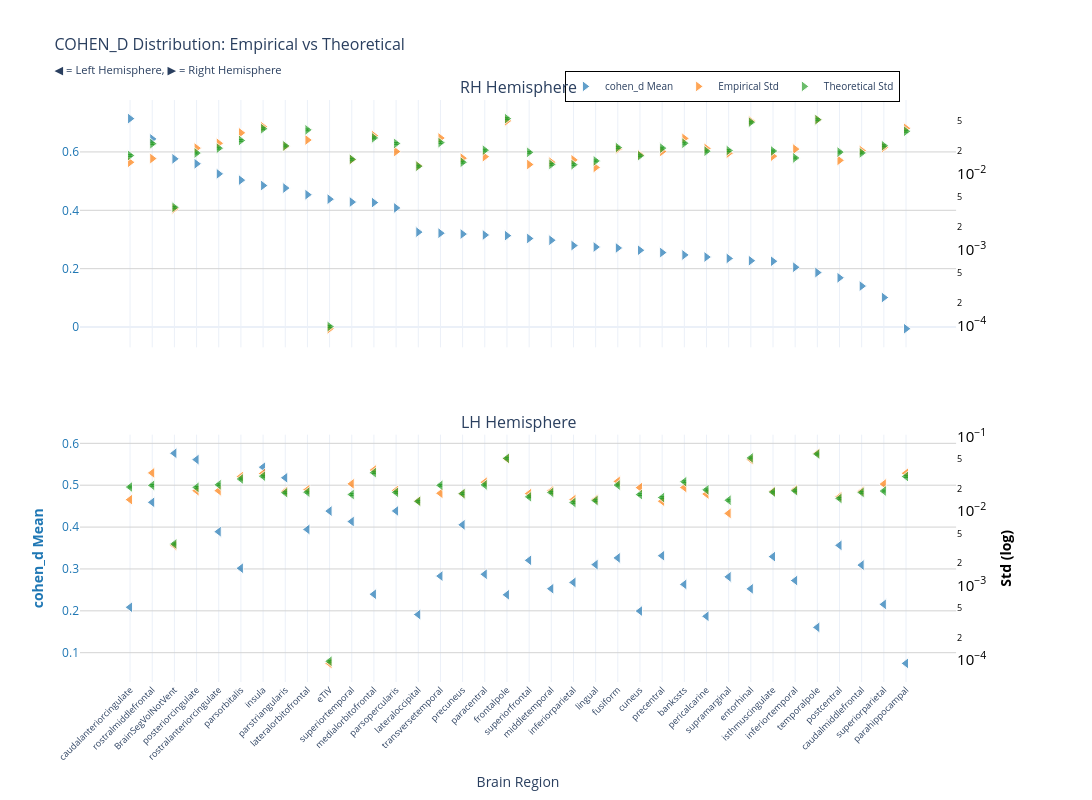
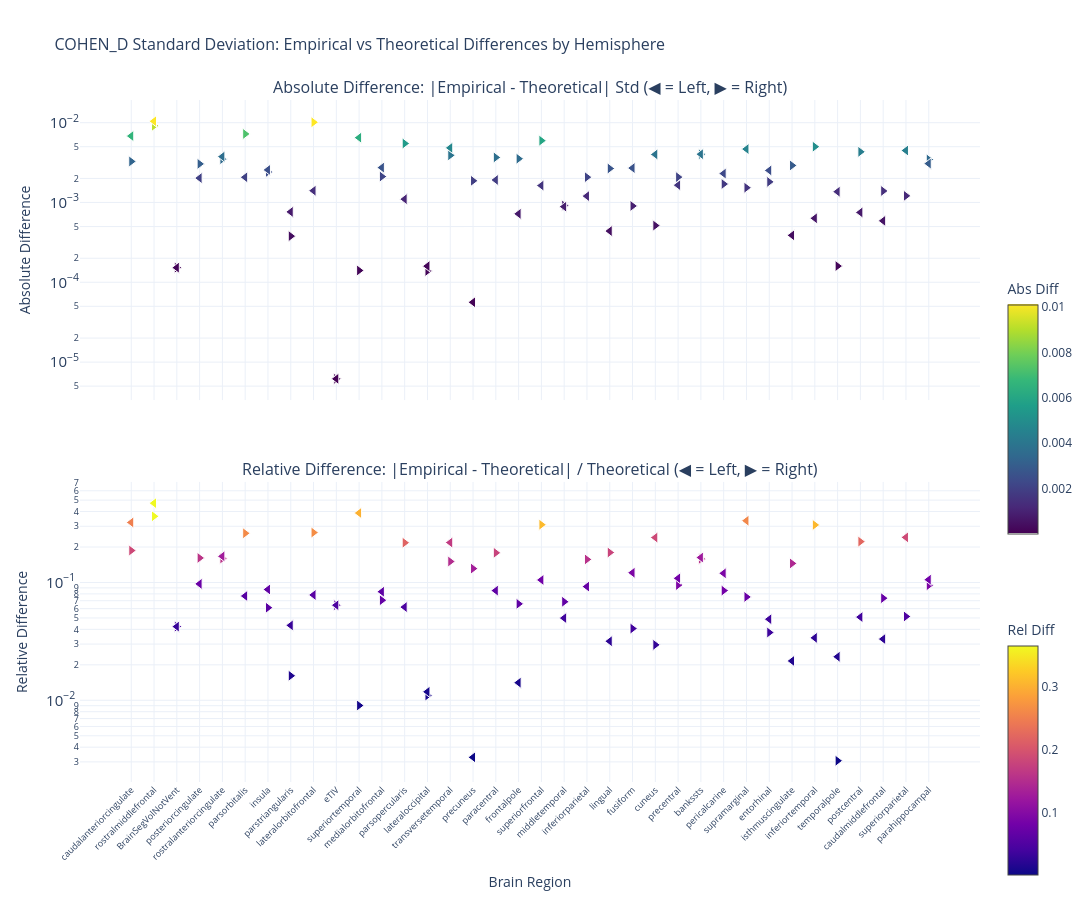

The notebook cell saved with these charts, in order:
### Markdown cell above
### p-value

### Code cell
nu_nav = df_npvr[(df_npvr["timepoint"] == "baseline") & (df_npvr["group"] == "HC-PD")]
data_path = stats_dir / f"cohen_d_baseline_{METRIC}.parquet"
df, stats = get_test_stats(
    data_path,
    stat_functions_F,
    nu_nav,
    hemisphere=True,
    study="baseline",
    raw_values=True,
)
show_figure(
    stats, hemisphere=True, stat_name="cohen_d", study="baseline", metric=METRIC
)

### Figure 1 — Plotly figure (JSON) as saved in the notebook; plotly's stock layout.template omitted (floating-point values rounded to 4 significant figures)
{"data": [{"hovertemplate": "<b>%{x}</b><br>Mean cohen_d: %{y:.2f}<br><extra></extra>", "legendgroup": "mean", "marker": {"color": "#1f77b4", "line": {"color": "white", "width": 1}, "opacity": 0.7, "size": 10, "symbol": "triangle-right"}, "mode": "markers", "name": "cohen_d Mean", "showlegend": true, "type": "scatter", "x": ["caudalanteriorcingulate", "rostralmiddlefrontal", "BrainSegVolNotVent", "posteriorcingulate", "rostralanteriorcingulate", "parsorbitalis", "insula", "parstriangularis", "lateralorbitofrontal", "eTIV", "superiortemporal", "medialorbitofrontal", "parsopercularis", "lateraloccipital", "transversetemporal", "precuneus", "paracentral", "frontalpole", "superiorfrontal", "middletemporal", "inferiorparietal", "lingual", "fusiform", "cuneus", "precentral", "bankssts", "pericalcarine", "supramarginal", "entorhinal", "isthmuscingulate", "inferiortemporal", "temporalpole", "postcentral", "caudalmiddlefrontal", "superiorparietal", "parahippocampal"], "xaxis": "x", "y": [0.7142, 0.6446, 0.5763, 0.5594, 0.5249, 0.5034, 0.4848, 0.4762, 0.4535, 0.4382, 0.4283, 0.4265, 0.4081, 0.3252, 0.3216, 0.3186, 0.3153, 0.3132, 0.3035, 0.2974, 0.2792, 0.2742, 0.2709, 0.2631, 0.2551, 0.247, 0.2399, 0.2351, 0.2273, 0.2254, 0.205, 0.1866, 0.1688, 0.1403, 0.1011, -0.005829], "yaxis": "y"}, {"hovertemplate": "<b>%{x}</b><br>Empirical Std: %{y:.3f}<br><extra></extra>", "legendgroup": "empirical", "marker": {"color": "#ff7f0e", "line": {"color": "white", "width": 1}, "opacity": 0.7, "size": 10, "symbol": "triangle-right"}, "mode": "markers", "name": "Empirical Std", "showlegend": true, "type": "scatter", "x": ["caudalanteriorcingulate", "rostralmiddlefrontal", "BrainSegVolNotVent", "posteriorcingulate", "rostralanteriorcingulate", "parsorbitalis", "insula", "parstriangularis", "lateralorbitofrontal", "eTIV", "superiortemporal", "medialorbitofrontal", "parsopercularis", "lateraloccipital", "transversetemporal", "precuneus", "paracentral", "frontalpole", "superiorfrontal", "middletemporal", "inferiorparietal", "lingual", "fusiform", "cuneus", "precentral", "bankssts", "pericalcarine", "supramarginal", "entorhinal", "isthmuscingulate", "inferiortemporal", "temporalpole", "postcentral", "caudalmiddlefrontal", "superiorparietal", "parahippocampal"], "xaxis": "x", "y": [0.01424, 0.01594, 0.003462, 0.0219, 0.02535, 0.03485, 0.0419, 0.02306, 0.02803, 9.012e-05, 0.01543, 0.03201, 0.01973, 0.01277, 0.02978, 0.01612, 0.01689, 0.05018, 0.0133, 0.01427, 0.01531, 0.01218, 0.02138, 0.01791, 0.01981, 0.02943, 0.02167, 0.0188, 0.04999, 0.01715, 0.02125, 0.05187, 0.01509, 0.02033, 0.02233, 0.03998], "yaxis": "y2"}, {"error_y": {"array": [0.0004904, 0.0007027, 0.0001013, 0.0005284, 0.0006122, 0.0007741, 0.001106, 0.0006568, 0.001069, 2.698e-06, 0.0004363, 0.0008376, 0.0007064, 0.000354, 0.0007252, 0.0003993, 0.0005761, 0.001505, 0.0005394, 0.0003742, 0.0003708, 0.000416, 0.0006243, 0.0004875, 0.0006131, 0.0007118, 0.0005594, 0.0005697, 0.00135, 0.0005622, 0.0004552, 0.001458, 0.0005435, 0.0005305, 0.0006596, 0.001023], "arrayminus": [0.0004768, 0.0006832, 9.848e-05, 0.0005137, 0.0005953, 0.0007526, 0.001076, 0.0006386, 0.001039, 2.623e-06, 0.0004242, 0.0008143, 0.0006869, 0.0003442, 0.0007051, 0.0003882, 0.0005601, 0.001463, 0.0005245, 0.0003639, 0.0003605, 0.0004044, 0.000607, 0.0004739, 0.0005962, 0.0006921, 0.0005439, 0.0005539, 0.001313, 0.0005466, 0.0004426, 0.001417, 0.0005284, 0.0005158, 0.0006413, 0.0009948], "color": "#2ca02c", "thickness": 1, "type": "data", "visible": true, "width": 2}, "hovertemplate": "<b>%{x}</b><br>Theoretical Std: %{y:.3f}<br><extra></extra>", "legendgroup": "theoretical", "marker": {"color": "#2ca02c", "line": {"color": "white", "width": 1}, "opacity": 0.7, "size": 10, "symbol": "triangle-right"}, "mode": "markers", "name": "Theoretical Std", "showlegend": true, "type": "scatter", "x": ["caudalanteriorcingulate", "rostralmiddlefrontal", "BrainSegVolNotVent", "posteriorcingulate", "rostralanteriorcingulate", "parsorbitalis", "insula", "parstriangularis", "lateralorbitofrontal", "eTIV", "superiortemporal", "medialorbitofrontal", "parsopercularis", "lateraloccipital", "transversetemporal", "precuneus", "paracentral", "frontalpole", "superiorfrontal", "middletemporal", "inferiorparietal", "lingual", "fusiform", "cuneus", "precentral", "bankssts", "pericalcarine", "supramarginal", "entorhinal", "isthmuscingulate", "inferiortemporal", "temporalpole", "postcentral", "caudalmiddlefrontal", "superiorparietal", "parahippocampal"], "xaxis": "x", "y": [0.0175, 0.02508, 0.003615, 0.01886, 0.02185, 0.02763, 0.03949, 0.02344, 0.03815, 9.63e-05, 0.01557, 0.02989, 0.02521, 0.01263, 0.02588, 0.01425, 0.02056, 0.05371, 0.01925, 0.01336, 0.01323, 0.01485, 0.02228, 0.0174, 0.02188, 0.02541, 0.01997, 0.02033, 0.04818, 0.02007, 0.01625, 0.05203, 0.0194, 0.01894, 0.02354, 0.03652], "yaxis": "y2"}, {"hovertemplate": "<b>%{x}</b><br>Mean cohen_d: %{y:.2f}<br><extra></extra>", "legendgroup": "mean", "marker": {"color": "#1f77b4", "line": {"color": "white", "width": 1}, "opacity": 0.7, "size": 10, "symbol": "triangle-left"}, "mode": "markers", "name": "cohen_d Mean", "showlegend": false, "type": "scatter", "x": ["BrainSegVolNotVent", "posteriorcingulate", "insula", "parstriangularis", "rostralmiddlefrontal", "parsopercularis", "eTIV", "superiortemporal", "precuneus", "lateralorbitofrontal", "rostralanteriorcingulate", "postcentral", "precentral", "isthmuscingulate", "fusiform", "superiorfrontal", "lingual", "caudalmiddlefrontal", "parsorbitalis", "paracentral", "transversetemporal", "supramarginal", "inferiortemporal", "inferiorparietal", "bankssts", "middletemporal", "entorhinal", "medialorbitofrontal", "frontalpole", "superiorparietal", "caudalanteriorcingulate", "cuneus", "lateraloccipital", "pericalcarine", "temporalpole", "parahippocampal"], "xaxis": "x2", "y": [0.5763, 0.5611, 0.5431, 0.5178, 0.4591, 0.4385, 0.4382, 0.4132, 0.4054, 0.3944, 0.389, 0.3563, 0.3316, 0.3295, 0.3264, 0.3206, 0.3103, 0.3093, 0.3018, 0.2874, 0.283, 0.2811, 0.2723, 0.2679, 0.2632, 0.2528, 0.2525, 0.2397, 0.2383, 0.2155, 0.2085, 0.1994, 0.1911, 0.187, 0.1605, 0.0745], "yaxis": "y3"}, {"hovertemplate": "<b>%{x}</b><br>Empirical Std: %{y:.3f}<br><extra></extra>", "legendgroup": "empirical", "marker": {"color": "#ff7f0e", "line": {"color": "white", "width": 1}, "opacity": 0.7, "size": 10, "symbol": "triangle-left"}, "mode": "markers", "name": "Empirical Std", "showlegend": false, "type": "scatter", "x": ["BrainSegVolNotVent", "posteriorcingulate", "insula", "parstriangularis", "rostralmiddlefrontal", "parsopercularis", "eTIV", "superiortemporal", "precuneus", "lateralorbitofrontal", "rostralanteriorcingulate", "postcentral", "precentral", "isthmuscingulate", "fusiform", "superiorfrontal", "lingual", "caudalmiddlefrontal", "parsorbitalis", "paracentral", "transversetemporal", "supramarginal", "inferiortemporal", "inferiorparietal", "bankssts", "middletemporal", "entorhinal", "medialorbitofrontal", "frontalpole", "superiorparietal", "caudalanteriorcingulate", "cuneus", "lateraloccipital", "pericalcarine", "temporalpole", "parahippocampal"], "xaxis": "x2", "y": [0.003462, 0.01877, 0.03191, 0.0184, 0.03254, 0.01892, 9.012e-05, 0.02318, 0.01708, 0.01933, 0.01877, 0.01553, 0.01355, 0.01835, 0.02503, 0.01714, 0.01427, 0.01838, 0.02903, 0.02437, 0.01733, 0.009302, 0.01936, 0.01423, 0.02073, 0.01868, 0.04918, 0.0355, 0.05033, 0.02304, 0.01423, 0.02064, 0.01367, 0.01695, 0.05967, 0.03214], "yaxis": "y4"}, {"error_y": {"array": [0.0001013, 0.0005826, 0.0008224, 0.000494, 0.0006198, 0.0004994, 2.698e-06, 0.0004677, 0.0004801, 0.0005024, 0.0006311, 0.0004141, 0.0004257, 0.0005033, 0.0006255, 0.0004346, 0.0003874, 0.0004984, 0.0007554, 0.0006291, 0.0006209, 0.0003915, 0.0005246, 0.0003651, 0.0006936, 0.0004985, 0.001449, 0.000918, 0.00143, 0.0005201, 0.0005891, 0.0004663, 0.0003785, 0.0005393, 0.001634, 0.0008145], "arrayminus": [9.848e-05, 0.0005664, 0.0007996, 0.0004804, 0.0006026, 0.0004855, 2.623e-06, 0.0004548, 0.0004668, 0.0004884, 0.0006136, 0.0004026, 0.0004139, 0.0004893, 0.0006082, 0.0004226, 0.0003767, 0.0004846, 0.0007344, 0.0006116, 0.0006037, 0.0003806, 0.0005101, 0.000355, 0.0006744, 0.0004847, 0.001409, 0.0008925, 0.001391, 0.0005057, 0.0005727, 0.0004533, 0.000368, 0.0005244, 0.001588, 0.000792], "color": "#2ca02c", "thickness": 1, "type": "data", "visible": true, "width": 2}, "hovertemplate": "<b>%{x}</b><br>Theoretical Std: %{y:.3f}<br><extra></extra>", "legendgroup": "theoretical", "marker": {"color": "#2ca02c", "line": {"color": "white", "width": 1}, "opacity": 0.7, "size": 10, "symbol": "triangle-left"}, "mode": "markers", "name": "Theoretical Std", "showlegend": false, "type": "scatter", "x": ["BrainSegVolNotVent", "posteriorcingulate", "insula", "parstriangularis", "rostralmiddlefrontal", "parsopercularis", "eTIV", "superiortemporal", "precuneus", "lateralorbitofrontal", "rostralanteriorcingulate", "postcentral", "precentral", "isthmuscingulate", "fusiform", "superiorfrontal", "lingual", "caudalmiddlefrontal", "parsorbitalis", "paracentral", "transversetemporal", "supramarginal", "inferiortemporal", "inferiorparietal", "bankssts", "middletemporal", "entorhinal", "medialorbitofrontal", "frontalpole", "superiorparietal", "caudalanteriorcingulate", "cuneus", "lateraloccipital", "pericalcarine", "temporalpole", "parahippocampal"], "xaxis": "x2", "y": [0.003615, 0.02079, 0.02935, 0.01763, 0.02212, 0.01782, 9.63e-05, 0.01669, 0.01714, 0.01793, 0.02253, 0.01478, 0.01519, 0.01796, 0.02233, 0.01551, 0.01383, 0.01779, 0.02696, 0.02245, 0.02216, 0.01397, 0.01872, 0.01303, 0.02476, 0.01779, 0.05171, 0.03276, 0.05105, 0.01856, 0.02102, 0.01664, 0.01351, 0.01925, 0.05831, 0.02907], "yaxis": "y4"}], "layout": {"annotations": [{"font": {"size": 16}, "showarrow": false, "text": "RH Hemisphere", "x": 0.47, "xanchor": "center", "xref": "paper", "y": 1.0, "yanchor": "bottom", "yref": "paper"}, {"font": {"size": 16}, "showarrow": false, "text": "LH Hemisphere", "x": 0.47, "xanchor": "center", "xref": "paper", "y": 0.425, "yanchor": "bottom", "yref": "paper"}], "height": 800, "hovermode": "x", "legend": {"bgcolor": "rgba(255, 255, 255, 0.9)", "bordercolor": "black", "borderwidth": 1, "font": {"size": 10}, "orientation": "h", "x": 0.7, "xanchor": "center", "y": 1.05}, "title": {"font": {"size": 16}, "text": "COHEN_D Distribution: Empirical vs Theoretical<br><sub>◀ = Left Hemisphere, ▶ = Right Hemisphere</sub>"}, "width": 1400, "xaxis": {"anchor": "y", "domain": [0.0, 0.94], "matches": "x2", "showticklabels": false}, "xaxis2": {"anchor": "y3", "domain": [0.0, 0.94], "tickangle": -45, "tickfont": {"size": 9}, "title": {"text": "Brain Region"}}, "yaxis": {"anchor": "x", "domain": [0.575, 1.0], "gridcolor": "lightgray", "showgrid": true, "tickfont": {"color": "#1f77b4"}, "title": {"font": {"color": "#1f77b4"}, "text": ""}}, "yaxis2": {"anchor": "x", "exponentformat": "power", "overlaying": "y", "showgrid": false, "side": "right", "tickfont": {"color": "black"}, "title": {"font": {"color": "black"}, "text": ""}, "type": "log"}, "yaxis3": {"anchor": "x2", "domain": [0.0, 0.425], "gridcolor": "lightgray", "showgrid": true, "tickfont": {"color": "#1f77b4"}, "title": {"font": {"color": "#1f77b4"}, "text": "<b>cohen_d Mean</b>"}}, "yaxis4": {"anchor": "x2", "exponentformat": "power", "overlaying": "y3", "showgrid": false, "side": "right", "tickfont": {"color": "black"}, "title": {"font": {"color": "black"}, "text": "<b>Std (log)</b>"}, "type": "log"}}}

### Figure 2 — Plotly figure (JSON) as saved in the notebook; plotly's stock layout.template omitted (floating-point values rounded to 4 significant figures)
{"data": [{"hovertemplate": "<b>%{x}</b><br>Hemisphere: %{text}<br>Abs Diff: %{y:.4f}<br><extra></extra>", "legendgroup": "abs_rh", "marker": {"color": [0.003267, 0.00914, 0.0001526, 0.003045, 0.003494, 0.007226, 0.002411, 0.0003788, 0.01012, 6.176e-06, 0.0001407, 0.002113, 0.005485, 0.0001388, 0.003898, 0.001869, 0.00367, 0.003537, 0.005956, 0.0009164, 0.002076, 0.002666, 0.0009052, 0.0005139, 0.002079, 0.004028, 0.001703, 0.001532, 0.001812, 0.002912, 0.005, 0.0001597, 0.004309, 0.001394, 0.001211, 0.003458], "colorbar": {"len": 0.4, "title": {"text": "Abs Diff"}, "y": 0.75, "yanchor": "top"}, "colorscale": [[0.0, "#440154"], [0.1111, "#482878"], [0.2222, "#3e4989"], [0.3333, "#31688e"], [0.4444, "#26828e"], [0.5556, "#1f9e89"], [0.6667, "#35b779"], [0.7778, "#6ece58"], [0.8889, "#b5de2b"], [1.0, "#fde725"]], "line": {"color": "white", "width": 1}, "showscale": true, "size": 10, "symbol": "triangle-right"}, "mode": "markers", "name": "Absolute (rh)", "showlegend": false, "text": ["rh", "rh", "rh", "rh", "rh", "rh", "rh", "rh", "rh", "rh", "rh", "rh", "rh", "rh", "rh", "rh", "rh", "rh", "rh", "rh", "rh", "rh", "rh", "rh", "rh", "rh", "rh", "rh", "rh", "rh", "rh", "rh", "rh", "rh", "rh", "rh"], "type": "scatter", "x": ["caudalanteriorcingulate", "rostralmiddlefrontal", "BrainSegVolNotVent", "posteriorcingulate", "rostralanteriorcingulate", "parsorbitalis", "insula", "parstriangularis", "lateralorbitofrontal", "eTIV", "superiortemporal", "medialorbitofrontal", "parsopercularis", "lateraloccipital", "transversetemporal", "precuneus", "paracentral", "frontalpole", "superiorfrontal", "middletemporal", "inferiorparietal", "lingual", "fusiform", "cuneus", "precentral", "bankssts", "pericalcarine", "supramarginal", "entorhinal", "isthmuscingulate", "inferiortemporal", "temporalpole", "postcentral", "caudalmiddlefrontal", "superiorparietal", "parahippocampal"], "xaxis": "x", "y": [0.003267, 0.00914, 0.0001526, 0.003045, 0.003494, 0.007226, 0.002411, 0.0003788, 0.01012, 6.176e-06, 0.0001407, 0.002113, 0.005485, 0.0001388, 0.003898, 0.001869, 0.00367, 0.003537, 0.005956, 0.0009164, 0.002076, 0.002666, 0.0009052, 0.0005139, 0.002079, 0.004028, 0.001703, 0.001532, 0.001812, 0.002912, 0.005, 0.0001597, 0.004309, 0.001394, 0.001211, 0.003458], "yaxis": "y"}, {"hovertemplate": "<b>%{x}</b><br>Hemisphere: %{text}<br>Rel Diff: %{y:.2%}<br><extra></extra>", "legendgroup": "rel_rh", "marker": {"color": [0.1867, 0.3644, 0.0422, 0.1615, 0.1599, 0.2615, 0.06107, 0.01616, 0.2653, 0.06413, 0.009035, 0.07068, 0.2175, 0.01099, 0.1506, 0.1311, 0.1785, 0.06584, 0.3093, 0.06861, 0.1569, 0.1796, 0.04062, 0.02954, 0.095, 0.1586, 0.08531, 0.07537, 0.03762, 0.1451, 0.3078, 0.003069, 0.2222, 0.0736, 0.05144, 0.09469], "colorbar": {"len": 0.4, "title": {"text": "Rel Diff"}, "y": 0.25, "yanchor": "top"}, "colorscale": [[0.0, "#0d0887"], [0.1111, "#46039f"], [0.2222, "#7201a8"], [0.3333, "#9c179e"], [0.4444, "#bd3786"], [0.5556, "#d8576b"], [0.6667, "#ed7953"], [0.7778, "#fb9f3a"], [0.8889, "#fdca26"], [1.0, "#f0f921"]], "line": {"color": "white", "width": 1}, "showscale": true, "size": 10, "symbol": "triangle-right"}, "mode": "markers", "name": "Relative (rh)", "showlegend": false, "text": ["rh", "rh", "rh", "rh", "rh", "rh", "rh", "rh", "rh", "rh", "rh", "rh", "rh", "rh", "rh", "rh", "rh", "rh", "rh", "rh", "rh", "rh", "rh", "rh", "rh", "rh", "rh", "rh", "rh", "rh", "rh", "rh", "rh", "rh", "rh", "rh"], "type": "scatter", "x": ["caudalanteriorcingulate", "rostralmiddlefrontal", "BrainSegVolNotVent", "posteriorcingulate", "rostralanteriorcingulate", "parsorbitalis", "insula", "parstriangularis", "lateralorbitofrontal", "eTIV", "superiortemporal", "medialorbitofrontal", "parsopercularis", "lateraloccipital", "transversetemporal", "precuneus", "paracentral", "frontalpole", "superiorfrontal", "middletemporal", "inferiorparietal", "lingual", "fusiform", "cuneus", "precentral", "bankssts", "pericalcarine", "supramarginal", "entorhinal", "isthmuscingulate", "inferiortemporal", "temporalpole", "postcentral", "caudalmiddlefrontal", "superiorparietal", "parahippocampal"], "xaxis": "x2", "y": [0.1867, 0.3644, 0.0422, 0.1615, 0.1599, 0.2615, 0.06107, 0.01616, 0.2653, 0.06413, 0.009035, 0.07068, 0.2175, 0.01099, 0.1506, 0.1311, 0.1785, 0.06584, 0.3093, 0.06861, 0.1569, 0.1796, 0.04062, 0.02954, 0.095, 0.1586, 0.08531, 0.07537, 0.03762, 0.1451, 0.3078, 0.003069, 0.2222, 0.0736, 0.05144, 0.09469], "yaxis": "y2"}, {"hovertemplate": "<b>%{x}</b><br>Hemisphere: %{text}<br>Abs Diff: %{y:.4f}<br><extra></extra>", "legendgroup": "abs_lh", "marker": {"color": [0.0001526, 0.002023, 0.00256, 0.0007625, 0.01042, 0.001102, 6.176e-06, 0.006487, 5.62e-05, 0.001405, 0.003754, 0.0007512, 0.001649, 0.0003875, 0.002701, 0.001629, 0.0004387, 0.0005887, 0.002069, 0.001915, 0.004834, 0.004671, 0.0006341, 0.001202, 0.004031, 0.0008868, 0.002523, 0.002735, 0.0007204, 0.004481, 0.006796, 0.004001, 0.0001594, 0.002303, 0.001365, 0.00307], "colorbar": {"len": 0.4, "title": {"text": "Abs Diff"}, "y": 0.75, "yanchor": "top"}, "colorscale": [[0.0, "#440154"], [0.1111, "#482878"], [0.2222, "#3e4989"], [0.3333, "#31688e"], [0.4444, "#26828e"], [0.5556, "#1f9e89"], [0.6667, "#35b779"], [0.7778, "#6ece58"], [0.8889, "#b5de2b"], [1.0, "#fde725"]], "line": {"color": "white", "width": 1}, "showscale": false, "size": 10, "symbol": "triangle-left"}, "mode": "markers", "name": "Absolute (lh)", "showlegend": false, "text": ["lh", "lh", "lh", "lh", "lh", "lh", "lh", "lh", "lh", "lh", "lh", "lh", "lh", "lh", "lh", "lh", "lh", "lh", "lh", "lh", "lh", "lh", "lh", "lh", "lh", "lh", "lh", "lh", "lh", "lh", "lh", "lh", "lh", "lh", "lh", "lh"], "type": "scatter", "x": ["BrainSegVolNotVent", "posteriorcingulate", "insula", "parstriangularis", "rostralmiddlefrontal", "parsopercularis", "eTIV", "superiortemporal", "precuneus", "lateralorbitofrontal", "rostralanteriorcingulate", "postcentral", "precentral", "isthmuscingulate", "fusiform", "superiorfrontal", "lingual", "caudalmiddlefrontal", "parsorbitalis", "paracentral", "transversetemporal", "supramarginal", "inferiortemporal", "inferiorparietal", "bankssts", "middletemporal", "entorhinal", "medialorbitofrontal", "frontalpole", "superiorparietal", "caudalanteriorcingulate", "cuneus", "lateraloccipital", "pericalcarine", "temporalpole", "parahippocampal"], "xaxis": "x", "y": [0.0001526, 0.002023, 0.00256, 0.0007625, 0.01042, 0.001102, 6.176e-06, 0.006487, 5.62e-05, 0.001405, 0.003754, 0.0007512, 0.001649, 0.0003875, 0.002701, 0.001629, 0.0004387, 0.0005887, 0.002069, 0.001915, 0.004834, 0.004671, 0.0006341, 0.001202, 0.004031, 0.0008868, 0.002523, 0.002735, 0.0007204, 0.004481, 0.006796, 0.004001, 0.0001594, 0.002303, 0.001365, 0.00307], "yaxis": "y"}, {"hovertemplate": "<b>%{x}</b><br>Hemisphere: %{text}<br>Rel Diff: %{y:.2%}<br><extra></extra>", "legendgroup": "rel_lh", "marker": {"color": [0.0422, 0.09727, 0.08721, 0.04324, 0.471, 0.06181, 0.06413, 0.3886, 0.00328, 0.07837, 0.1666, 0.05083, 0.1085, 0.02157, 0.121, 0.105, 0.03173, 0.03309, 0.07675, 0.08528, 0.2181, 0.3343, 0.03387, 0.09226, 0.1628, 0.04984, 0.04879, 0.08347, 0.01411, 0.2414, 0.3233, 0.2404, 0.0118, 0.1196, 0.02342, 0.1056], "colorbar": {"len": 0.4, "title": {"text": "Rel Diff"}, "y": 0.25, "yanchor": "top"}, "colorscale": [[0.0, "#0d0887"], [0.1111, "#46039f"], [0.2222, "#7201a8"], [0.3333, "#9c179e"], [0.4444, "#bd3786"], [0.5556, "#d8576b"], [0.6667, "#ed7953"], [0.7778, "#fb9f3a"], [0.8889, "#fdca26"], [1.0, "#f0f921"]], "line": {"color": "white", "width": 1}, "showscale": false, "size": 10, "symbol": "triangle-left"}, "mode": "markers", "name": "Relative (lh)", "showlegend": false, "text": ["lh", "lh", "lh", "lh", "lh", "lh", "lh", "lh", "lh", "lh", "lh", "lh", "lh", "lh", "lh", "lh", "lh", "lh", "lh", "lh", "lh", "lh", "lh", "lh", "lh", "lh", "lh", "lh", "lh", "lh", "lh", "lh", "lh", "lh", "lh", "lh"], "type": "scatter", "x": ["BrainSegVolNotVent", "posteriorcingulate", "insula", "parstriangularis", "rostralmiddlefrontal", "parsopercularis", "eTIV", "superiortemporal", "precuneus", "lateralorbitofrontal", "rostralanteriorcingulate", "postcentral", "precentral", "isthmuscingulate", "fusiform", "superiorfrontal", "lingual", "caudalmiddlefrontal", "parsorbitalis", "paracentral", "transversetemporal", "supramarginal", "inferiortemporal", "inferiorparietal", "bankssts", "middletemporal", "entorhinal", "medialorbitofrontal", "frontalpole", "superiorparietal", "caudalanteriorcingulate", "cuneus", "lateraloccipital", "pericalcarine", "temporalpole", "parahippocampal"], "xaxis": "x2", "y": [0.0422, 0.09727, 0.08721, 0.04324, 0.471, 0.06181, 0.06413, 0.3886, 0.00328, 0.07837, 0.1666, 0.05083, 0.1085, 0.02157, 0.121, 0.105, 0.03173, 0.03309, 0.07675, 0.08528, 0.2181, 0.3343, 0.03387, 0.09226, 0.1628, 0.04984, 0.04879, 0.08347, 0.01411, 0.2414, 0.3233, 0.2404, 0.0118, 0.1196, 0.02342, 0.1056], "yaxis": "y2"}], "layout": {"annotations": [{"font": {"size": 16}, "showarrow": false, "text": "Absolute Difference: |Empirical - Theoretical| Std (◀ = Left, ▶ = Right)", "x": 0.5, "xanchor": "center", "xref": "paper", "y": 1.0, "yanchor": "bottom", "yref": "paper"}, {"font": {"size": 16}, "showarrow": false, "text": "Relative Difference: |Empirical - Theoretical| / Theoretical (◀ = Left, ▶ = Right)", "x": 0.5, "xanchor": "center", "xref": "paper", "y": 0.44, "yanchor": "bottom", "yref": "paper"}], "height": 900, "hovermode": "x unified", "showlegend": false, "title": {"font": {"size": 16}, "text": "COHEN_D Standard Deviation: Empirical vs Theoretical Differences by Hemisphere"}, "width": 1400, "xaxis": {"anchor": "y", "domain": [0.0, 1.0], "showticklabels": false}, "xaxis2": {"anchor": "y2", "domain": [0.0, 1.0], "tickangle": -45, "tickfont": {"size": 9}, "title": {"text": "Brain Region"}}, "yaxis": {"anchor": "x", "domain": [0.56, 1.0], "exponentformat": "power", "title": {"text": "Absolute Difference"}, "type": "log"}, "yaxis2": {"anchor": "x2", "domain": [0.0, 0.44], "exponentformat": "power", "title": {"text": "Relative Difference"}, "type": "log"}}}
